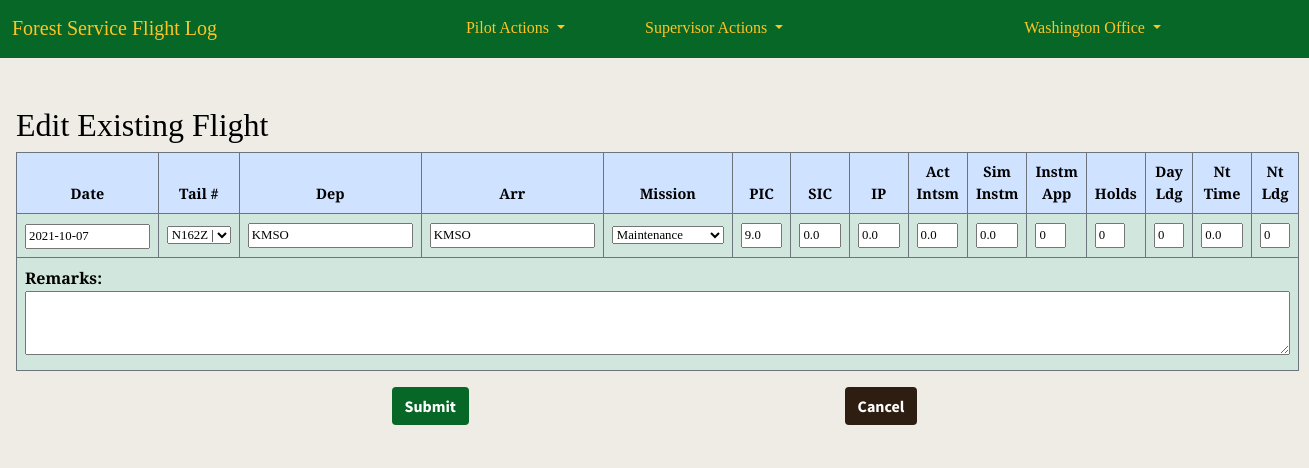
/pilot_log/56/edit/ (signed in), run on an earlier commit of the app's database.
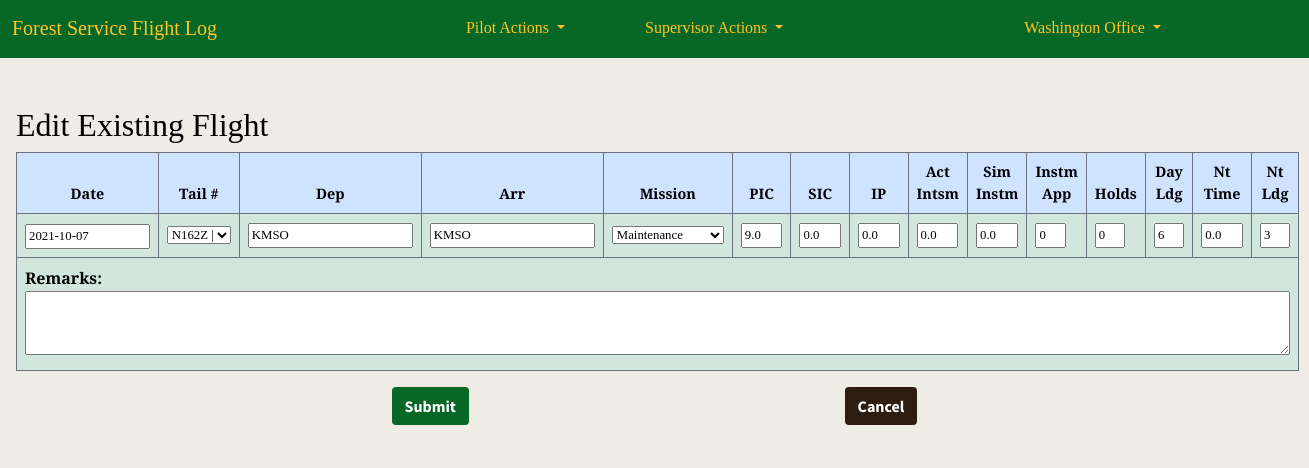
And on a later commit of the database.
### pilot_log/models.py (models this page shows, shortened)
class FlightDetail(models.Model):
    pilot = models.ForeignKey(
        'accounts.CustomUser',
        on_delete = models.CASCADE,
        blank=False,
        null=False,
        )
    date_of_flight = models.DateField(null=False, blank=False)
    tail_number = models.ForeignKey(
        'Aircraft',
        on_delete = models.PROTECT,
        blank=False,
        null=False,
        )
    depart_ICAO = models.CharField(max_length=4, null=False, blank=False, default="KMSO")
    arrival_ICAO = models.CharField(max_length=4, null=False, blank=False, default="KMSO")
    msn_type = models.CharField(
        max_length=20,
        choices=settings.MISSION_CHOICES,
        null=False,
        blank=False,
        )
    pic_time = models.DecimalField(max_digits=2, decimal_places=1, default=0.0)
    sic_time = models.DecimalField(max_digits=2, decimal_places=1, default=0.0)
    instructor_time = models.DecimalField(max_digits=2, decimal_places=1, default=0.0)
    total_time = models.DecimalField(max_digits=3, decimal_places=1, null=True, blank=True)
    act_instrument_time = models.DecimalField(max_digits=2, decimal_places=1, default=0.0)
    sim_instrument_time = models.DecimalField(max_digits=2, decimal_places=1, default=0.0)
    instrument_appchs = models.PositiveIntegerField(default=0)
    holds = models.PositiveIntegerField(default=0)
    day_landings = models.PositiveIntegerField(default=0)
    night_time = models.DecimalField(max_digits=2, decimal_places=1, default=0.0)
    night_landings = models.PositiveIntegerField(default=0)
    remarks = models.TextField(max_length=250, blank=True, default='')
    class Meta:
        ordering = ['-date_of_flight']
        get_latest_by = 'date_of_flight'
    def get_absolute_url(self):
        return reverse('flight_detail', args=[str(self.id)])

### pilot_log/views.py (the view, shortened to what this page needs)
# urls.py: path('<int:pk>/edit/', FlightUpdateView.as_view(), name='flight_edit'),
class FlightUpdateView(LoginRequiredMixin, UpdateView):
    model = FlightDetail
    template_name = "flight_edit.html"
    fields = [
        "date_of_flight",
        "tail_number",
        "depart_ICAO",
        "arrival_ICAO",
        "msn_type",
        "pic_time",
        "sic_time",
        "instructor_time",
        "act_instrument_time",
        "sim_instrument_time",
        "instrument_appchs",
        "holds",
        "day_landings",
        "night_time",
        "night_landings",
        "remarks"
        ]

### pilot_log/models.py (called while the page is built)
    def __str__(self):
        return f'{self.tail_number} | {self.aircraft_type}'

### templates/flight_edit.html (shortened to what this page needs)
{% extends 'base.html' %}
{% block content %}
<form method = "POST">
<div class="new-flt-page">
    <h2>Edit Existing Flight</h2>
    <table class="table table-bordered t1" style="width:100%;">
        <thead class="thead-light">
            <tr class="table-primary border border-secondary">
                <th scope="col" class="text-center new-flt-hd">Date</th>
                <th scope="col" class="text-center new-flt-hd">Tail #</th>
                <th scope="col" class="text-center new-flt-hd">Dep</th>
                <th scope="col" class="text-center new-flt-hd">Arr</th>
                <th scope="col" class="text-center new-flt-hd">Mission</th>
                <th scope="col" class="text-center new-flt-hd">PIC</th>
                <th scope="col" class="text-center new-flt-hd">SIC</th>
                <th scope="col" class="text-center new-flt-hd">IP</th>
                <th scope="col" class="text-center new-flt-hd">Act<br>Intsm</th>
                <th scope="col" class="text-center new-flt-hd">Sim<br>Instm</th>
                <th scope="col" class="text-center new-flt-hd">Instm<br>App</th>
                <th scope="col" class="text-center new-flt-hd">Holds</th>
                <th scope="col" class="text-center new-flt-hd">Day<br>Ldg</th>
                <th scope="col" class="text-center new-flt-hd">Nt<br>Time</th>
                <th scope="col" class="text-center new-flt-hd">Nt<br>Ldg</th>
            </tr>
        </thead>
    <tbody>
            <tr class="table-success border border-secondary">
                <th scope="row">{{ form.date_of_flight }}</th>
                <td>{{ form.tail_number }}</td>
                <td>{{ form.depart_ICAO }}</td>
                <td>{{ form.arrival_ICAO }}</td>
                <td>{{ form.msn_type }}</td>
                <td>{{ form.pic_time }}</td>
                <td>{{ form.sic_time }}</td>
                <td>{{ form.instructor_time }}</td>
                <td>{{ form.act_instrument_time }}</td>
                <td>{{ form.sim_instrument_time }}</td>
                <td>{{ form.instrument_appchs }}</td>
                <td>{{ form.holds }}</td>
                <td>{{ form.day_landings }}</td>
                <td>{{ form.night_time }}</td>
                <td>{{ form.night_landings }}</td>
            </tr>
            <tr class="table-success border border-secondary">
                <td colspan = "16" class="text-start"><b>Remarks:</b>  {{ form.remarks }}</td>
            </tr>
        </tbody>
    </table>
    <div class="d-flex justify-content-evenly">
        <button type="submit" class="btn submit_btn">Submit</button>
        <a class="btn cancel_btn" href="{{ view.get_success_url }}">Cancel</a>
    </div>
    </form>
{% endblock content %}

What changed in the data, as far as the page shows it:
changed FlightDetail "KMSO": day_landings "0" → "6"; night_landings "0" → "3"
